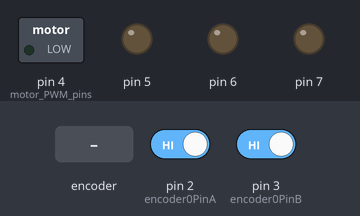
This sketch was run on a simulated Arduino Uno, built with avr-gcc and run on an emulated ATmega328P. On the bench: switched loads named in the sketch (green lamp = pin HIGH), output pins drawn as LEDs (lit = HIGH). Inputs (shaded band) come from the test bench; at power-on: pin 2 (encoder0PinA) HIGH, pin 3 (encoder0PinB) HIGH.

Above: at 1.2 s.
1.3 s: rotary encoder on pin 2 (encoder0PinA) / pin 3 (encoder0PinB) turned 3 steps (first pin leading)
At 2.5 s:
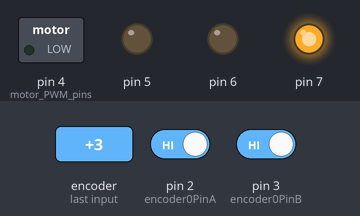
Timing chart, 0 to 4.3 s (numbered marks = the images above; inputs shaded):
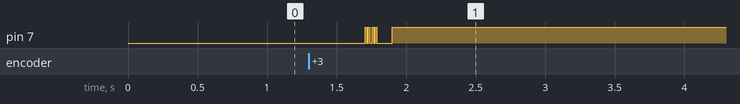

The sketch:

wheelEncoder02_mega.ino
```cpp
// ** TEST FOR DRIVING WITH M/S **
#include <PID_v1.h>

double P1 = 2;
double I1 = 24;
double D1 = 0.6;

double Setpoint1, Input1, Output1, Output1a;
PID PID1(&Input1, &Output1, &Setpoint1, P1, I1, D1, DIRECT);


double P2 = 2;
double I2 = 24;
double D2 = 0.6;

double Setpoint2, Input2, Output2, Output2a;
PID PID2(&Input2, &Output2, &Setpoint2, P2, I2, D2, DIRECT);


float demand1;
float demand2;

unsigned long currentMillis;
unsigned long previousMillis;

// wheel encoder interrupts

#define encoder0PinA 2 //encoder 1
#define encoder0PinB 3

#define encoder1PinA 18 //encoder 2
#define encoder1PinB 19

volatile long encoder0Pos = 0;  //encoder 1
volatile long encoder1Pos = 0;  //encoder 2

float encoder0Driff;
float encoder0Prev;
float encoder0Error;

float encoder1Driff;
float encoder1Prev;
float encoder1Error;

void setup() {

  pinMode(4, OUTPUT); // motor PWM pins
  pinMode(5, OUTPUT);
  pinMode(6, OUTPUT);
  pinMode(7, OUTPUT);

  pinMode(encoder0PinA, INPUT_PULLUP); //encoder pins
  pinMode(encoder0PinB, INPUT_PULLUP); //encoder pins
  pinMode(encoder1PinA, INPUT_PULLUP); //encoder pins
  pinMode(encoder1PinB, INPUT_PULLUP); //encoder pins

  attachInterrupt(0, doEncoderA, CHANGE);
  attachInterrupt(1, doEncoderB, CHANGE);

  attachInterrupt(4, doEncoderC, CHANGE);
  attachInterrupt(5, doEncoderD, CHANGE);

  PID1.SetMode(AUTOMATIC);
  PID1.SetOutputLimits(-200, 200);
  PID1.SetSampleTime(10);

  PID2.SetMode(AUTOMATIC);
  PID2.SetOutputLimits(-200, 200);
  PID2.SetSampleTime(10);

  Serial.begin(115200);
}

void loop() {
  currentMillis = millis();

  if (currentMillis - previousMillis >= 10){
    previousMillis = currentMillis;
    if (Serial.available()>0){
      char c = Serial.read();
//      Serial.print("thieeeeeeeeeeeee");
      if (c == "a"){
        // drive meter test
        demand1 = 6440; // 1509 , 3018
        demand2 = 6440;
        Serial.print(demand1);
        Serial.print(" , ");
        Serial.println(demand2);
      }
      else if (c == "b"){
        demand1 = 0.2; // 1509 , 3018
        demand2 = 0.2;
      }
      else if (c == "c"){
        // turn 1 rad/s
        demand1 = -0.2; // 1509 , 3018
        demand2 = 0.2;
      }
      else if (c == "d"){
        // turn 1 rad/s
        demand1 = 0.2; // 1509 , 3018
        demand2 = -0.2;
      }
      else if (c == "e"){
        // turn 1 rad/s
        demand1 = -0.25; // 1509 , 3018
        demand2 = -0.25;
      }
      else if (c == "f"){
        demand1 = 0;
        demand2 = 0;
      }
    }

//    Serial.print(encoder0Pos);
//    Serial.print(" , ");
//    Serial.println(encoder1Pos);
//
//    encoder0Driff = encoder0Pos - encoder0Prev;
//    encoder1Driff = encoder1Pos - encoder1Prev;
//
//    encoder0Error = (demand1*60) - encoder0Driff;
//    encoder1Error = (demand2*60) - encoder1Driff;
//
//    encoder0Prev = encoder0Pos;
//    encoder1Prev = encoder1Pos;

    Setpoint1 = demand1;
    Input1 = encoder0Pos;
    PID1.Compute();

    Setpoint2 = demand2;
    Input2 = encoder1Pos;
    PID2.Compute();

    // drive motor
    if (Output1 > 0){
      Output1a = abs(Output1);
      analogWrite(6, Output1a);
      analogWrite(7, 0);
    }
    else if (Output1 < 0){
      Output1a = abs(Output1);
      analogWrite(7, Output1a);
      analogWrite(6, 0);
    }
    else {
      analogWrite(7, 0);
      analogWrite(7, 0);
    }

    // other motor
    if (Output2 > 0){
      Output2a = abs(Output2);
      analogWrite(5, Output2a);
      analogWrite(4, 0);
    }
    else if (Output2 < 0){
      Output2a = abs(Output2);
      analogWrite(4, Output2a);
      analogWrite(5, 0);
    }
    else {
      analogWrite(4, 0);
      analogWrite(5, 0);
    }
  }
}


// ************** encoders interrupts **************

// ************* encoder 1 ************************

void doEncoderA(){
  // look for a low-to-high on channel A
  if (digitalRead(encoder0PinA) == HIGH){
    // check channel B to see which way encoder is turning
    if (digitalRead(encoder0PinB) == LOW){
      encoder0Pos = encoder0Pos + 1;        // CW
    }
    else {
      encoder0Pos = encoder0Pos - 1;        // CCW
    }
  }
  else{   // must be a high-to-low edge on channel A
    // check channel B to see which way encoder is turning
    if (digitalRead(encoder0PinB) == HIGH){
      encoder0Pos = encoder0Pos + 1;        // CW
    }
    else {
      encoder0Pos = encoder0Pos - 1;        // CCW
    }
  }
}

void doEncoderB(){
  // look for a low-to-high on channel B
  if (digitalRead(encoder0PinB) == HIGH){
    // check channel A to see which way encoder is turning
    if (digitalRead(encoder0PinA) == HIGH){
      encoder0Pos = encoder0Pos + 1;        // CW
    }
    else {
      encoder0Pos = encoder0Pos - 1;        // CCW
    }
  }
  else{   // must be a high-to-low edge on channel B
    // check channel A to see which way encoder is turning
    if (digitalRead(encoder0PinA) == LOW){
      encoder0Pos = encoder0Pos + 1;        // CW
    }
    else {
      encoder0Pos = encoder0Pos - 1;        // CCW
    }
  }
}

// ************* encoder 2 ************************

void doEncoderC(){
  // look for a low-to-high on channel A
  if (digitalRead(encoder1PinA) == HIGH){
    // check channel B to see which way encoder is turning
    if (digitalRead(encoder1PinB) == LOW){
      encoder1Pos = encoder1Pos - 1;        // CW
    }
    else {
      encoder1Pos = encoder1Pos + 1;        // CCW
    }
  }
  else{   // must be a high-to-low edge on channel A
    // check channel B to see which way encoder is turning
    if (digitalRead(encoder1PinB) == HIGH){
      encoder1Pos = encoder1Pos - 1;        // CW
    }
    else {
      encoder1Pos = encoder1Pos + 1;        // CCW
    }
  }
}

void doEncoderD(){
  // look for a low-to-high on channel B
  if (digitalRead(encoder1PinB) == HIGH){
    // check channel A to see which way encoder is turning
    if (digitalRead(encoder1PinA) == HIGH){
      encoder1Pos = encoder1Pos - 1;        // CW
    }
    else {
      encoder1Pos = encoder1Pos + 1;        // CCW
    }
  }
  else{   // must be a high-to-low edge on channel B
    // check channel A to see which way encoder is turning
    if (digitalRead(encoder1PinA) == LOW){
      encoder1Pos = encoder1Pos - 1;        // CW
    }
    else {
      encoder1Pos = encoder1Pos + 1;        // CCW
    }
  }
}
```

Measured:
- after the input at 1.3 s, pin 7: goes 3 × (HIGH 0.01 s, LOW 0.01 s), HIGH 0.01 s, LOW 0.11 s, then HIGH, starting after 0.41 s
